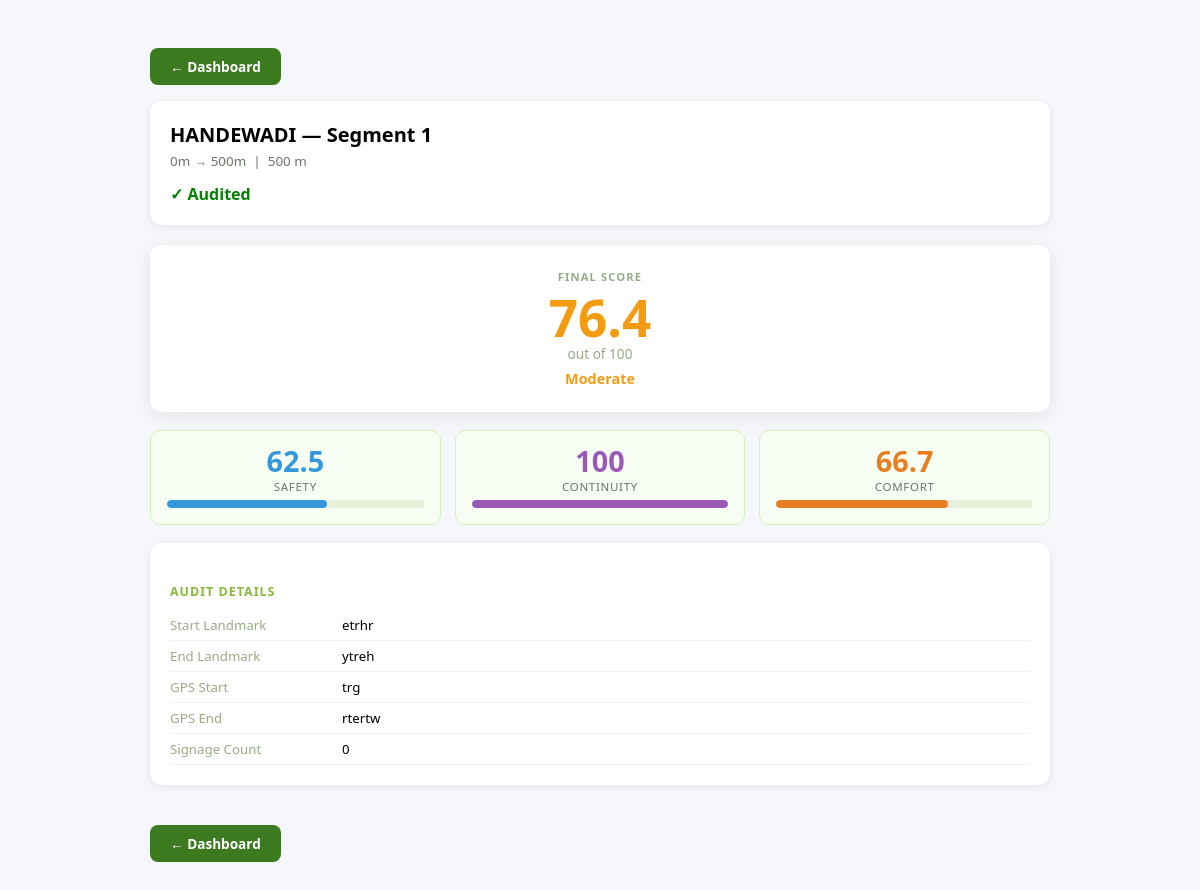
Page /pages/view.php?segment_id=3 (signed in) on the committed database.
### tables this page shows
CREATE TABLE IF NOT EXISTS `segment_audits` (
  `id` int(11) NOT NULL AUTO_INCREMENT,
  `public_id` varchar(20) NOT NULL DEFAULT '',
  `session_id` int(11) NOT NULL,
  `segment_id` int(11) NOT NULL,
  `surveyor_id` int(11) NOT NULL,
  `start_landmark` varchar(255) NOT NULL,
  `end_landmark` varchar(255) NOT NULL,
  `gps_start` varchar(100) NOT NULL,
  `gps_end` varchar(100) NOT NULL,
  `cycle_track_missing` enum('Yes','No') DEFAULT NULL,
  `missing_length` decimal(8,2) DEFAULT NULL,
  `cyclist_use` enum('Yes','No') DEFAULT NULL,
  `better_surface` enum('Cycle Track','Road') DEFAULT NULL,
  `surface_material` enum('Interlock Blocks','Concrete','Asphalt') DEFAULT NULL,
  `people_walking` enum('Yes','No') DEFAULT NULL,
  `signage_count` smallint(5) UNSIGNED NOT NULL DEFAULT 0,
  `shade` enum('Yes','No','Partial') DEFAULT NULL,
  `light_after_sunset` enum('Yes','No','Partial') DEFAULT NULL,
  `track_geometry` enum('Road Level','Footpath Level','Segregated from FP&R','NA') DEFAULT NULL,
  `buffer_zone` enum('Segregated','Buffer Zone','None','NA') DEFAULT NULL,
  `surface_issues` longtext DEFAULT NULL CHECK (json_valid(`surface_issues`)),
  `overhead_issues` longtext DEFAULT NULL CHECK (json_valid(`overhead_issues`)),
  `footpath_rating` longtext DEFAULT NULL CHECK (json_valid(`footpath_rating`)),
  `footpath_score` tinyint(3) UNSIGNED NOT NULL DEFAULT 0,
  `segment_width` decimal(6,2) DEFAULT NULL,
  `segment_length` decimal(8,2) DEFAULT NULL,
  `comments` text DEFAULT NULL,
  `created_at` datetime NOT NULL DEFAULT current_timestamp(),
  `updated_at` datetime NOT NULL DEFAULT current_timestamp() ON UPDATE current_timestamp(),
  PRIMARY KEY (`id`),
  UNIQUE KEY `uq_segment_audits_public_id` (`public_id`),
  KEY `idx_sa_session` (`session_id`),
  KEY `idx_sa_segment` (`segment_id`),
  KEY `idx_sa_surveyor` (`surveyor_id`)
);

CREATE TABLE IF NOT EXISTS `roads` (
  `id` int(11) NOT NULL AUTO_INCREMENT,
  `public_id` varchar(20) NOT NULL DEFAULT '',
  `creator_id` int(11) NOT NULL,
  `name` varchar(255) NOT NULL,
  `start_point` varchar(255) DEFAULT NULL,
  `end_point` varchar(255) DEFAULT NULL,
  `total_length` decimal(8,2) DEFAULT NULL,
  `gps_start` varchar(100) DEFAULT NULL,
  `gps_end` varchar(100) DEFAULT NULL,
  `segment_method` enum('auto','manual') NOT NULL DEFAULT 'auto',
  `segment_length` decimal(8,2) DEFAULT NULL,
  `created_at` datetime NOT NULL DEFAULT current_timestamp(),
  `updated_at` datetime NOT NULL DEFAULT current_timestamp() ON UPDATE current_timestamp(),
  PRIMARY KEY (`id`),
  UNIQUE KEY `uq_roads_public_id` (`public_id`),
  KEY `fk_roads_creator` (`creator_id`)
);

CREATE TABLE IF NOT EXISTS `segments` (
  `id` int(11) NOT NULL AUTO_INCREMENT,
  `public_id` varchar(20) NOT NULL DEFAULT '',
  `road_id` int(11) NOT NULL,
  `segment_number` smallint(5) UNSIGNED NOT NULL,
  `start_label` varchar(255) DEFAULT NULL,
  `end_label` varchar(255) DEFAULT NULL,
  `start_distance` decimal(8,2) NOT NULL DEFAULT 0.00,
  `end_distance` decimal(8,2) NOT NULL DEFAULT 0.00,
  `length` decimal(8,2) NOT NULL DEFAULT 0.00,
  `status` enum('pending','in_progress','completed') NOT NULL DEFAULT 'pending',
  `completed_at` datetime DEFAULT NULL,
  `created_at` datetime NOT NULL DEFAULT current_timestamp(),
  `updated_at` datetime NOT NULL DEFAULT current_timestamp() ON UPDATE current_timestamp(),
  PRIMARY KEY (`id`),
  UNIQUE KEY `uq_segments_public_id` (`public_id`),
  UNIQUE KEY `uq_segments_road_num` (`road_id`,`segment_number`),
  KEY `idx_segments_road` (`road_id`),
  KEY `idx_segments_status` (`status`)
);

### services/ScoreService.php (called while the page is built, shortened)
<?php
function calculateSegmentScore(int $segmentAuditId, PDO $pdo): array
{
    $stmtAudit = $pdo->prepare(
        'SELECT buffer_zone, light_after_sunset, shade, surface_material
         FROM   segment_audits
         WHERE  id = ?
         LIMIT  1'
    );
    $stmtAudit->execute([$segmentAuditId]);
    $audit = $stmtAudit->fetch(PDO::FETCH_ASSOC);
    $stmtObs = $pdo->prepare(
        'SELECT COALESCE(SUM(partial_obstructions), 0) AS partial,
                COALESCE(SUM(total_obstructions),   0) AS total,
                COALESCE(SUM(cyclist_slowed),        0) AS slowed
         FROM   obstructions
         WHERE  audit_id = ?'
    );
    $stmtObs->execute([$segmentAuditId]);
    $obs = $stmtObs->fetch(PDO::FETCH_ASSOC);
    $partial = (float)$obs['partial'];
    $totalO  = (float)$obs['total'];
    $slowed  = (float)$obs['slowed'];
    $stmtInt = $pdo->prepare(
        'SELECT off_ramp, on_ramp, markings, signage
         FROM   intersections
         WHERE  audit_id = ?'
    );
    $stmtInt->execute([$segmentAuditId]);
    $intersections = $stmtInt->fetchAll(PDO::FETCH_ASSOC);
    $noRampCount = 0;
    $noSignCount = 0;
    $bufferPenalty = match($audit['buffer_zone'] ?? null) {
        'Segregated', 'Buffer Zone' => 0.0,
        'NA'                        => 0.0,
        'None'                      => 100.0,
        default                     => 50.0,
    };
    $lightPenalty = match($audit['light_after_sunset'] ?? null) {
        'Yes'     => 0.0,
        'Partial' => 50.0,
        default   => 100.0,
    };
    $rampSafetyPenalty = match (true) {
        $noRampCount === 0 => 0.0,
        $noRampCount === 1 => 50.0,
        $noRampCount <= 3  => 75.0,
        default            => 100.0,
    };
    $partialPenalty = match (true) {
        $partial < 5   => 0.0,
        $partial <= 10 => 50.0,
        default        => 100.0,
    };
    $safetyPenalty = ($bufferPenalty + $lightPenalty + $rampSafetyPenalty + $partialPenalty) / 4.0;
    $rampContPenalty = match (true) {
        $noRampCount === 0 => 0.0,
        $noRampCount >= 5  => 100.0,
        $noRampCount >= 3  => 50.0,
        default            => 25.0,
    };
    $signPenalty = match (true) {
        $noSignCount === 0 => 0.0,
        $noSignCount === 1 => 50.0,
        $noSignCount <= 3  => 75.0,
        default            => 100.0,
    };
    $totalObsPenalty = match (true) {
        $totalO < 5   => 0.0,
        $totalO <= 10 => 50.0,
        default       => 100.0,
    };
    $continuityPenalty = ($rampContPenalty + $signPenalty + $totalObsPenalty) / 3.0;
    $surfacePenalty = ($audit['surface_material'] === 'Interlock Blocks') ? 100.0 : 0.0;
    $slowedPenalty = match (true) {
        $slowed < 5   => 0.0,
        $slowed <= 10 => 50.0,
        $slowed <= 20 => 75.0,
        default       => 100.0,
    };
    $shadePenalty = match($audit['shade'] ?? null) {
        'Yes'     => 0.0,
        'Partial' => 50.0,
        default   => 100.0,
    };
    $comfortPenalty = ($surfacePenalty + $slowedPenalty + $shadePenalty) / 3.0;
    $avgPenalty = ($safetyPenalty + $continuityPenalty + $comfortPenalty) / 3.0;
    $finalScore = round(100.0 - $avgPenalty, 1);
    $rating = match (true) {
        $finalScore >= SCORE_GOOD     => 'Good',
        $finalScore >= SCORE_MODERATE => 'Moderate',
        default                       => 'Poor',
    };
    return [
        'safety_penalty'     => round($safetyPenalty,     1),
        'continuity_penalty' => round($continuityPenalty, 1),
        'comfort_penalty'    => round($comfortPenalty,    1),
        'safety_score'       => round(100.0 - $safetyPenalty,     1),
        'continuity_score'   => round(100.0 - $continuityPenalty, 1),
        'comfort_score'      => round(100.0 - $comfortPenalty,    1),
        'final'  => $finalScore,
        'rating' => $rating,
    ];
}
function ratingColour(string $rating): string
{
    return match ($rating) {
        'Good'     => '#27ae60',
        'Moderate' => '#f39c12',
        default    => '#e74c3c',
    };
}

### pages/view.php (the view, shortened to what this page needs)
<?php
require_once __DIR__ . '/../config/db.php';
require_once __DIR__ . '/../services/ScoreService.php';
$segmentId = isset($_GET['segment_id']) ? (int)$_GET['segment_id'] : 0;
$stmt = $pdo->prepare(
    'SELECT sa.*, s.length AS seg_length, s.segment_number,
            s.start_label, s.end_label, r.name AS road_name
     FROM   segment_audits sa
     JOIN   segments s ON s.id = sa.segment_id
     JOIN   roads    r ON r.id = s.road_id
     WHERE  sa.segment_id = ?
     ORDER  BY sa.id DESC LIMIT 1'
);
$stmt->execute([$segmentId]);
$row = $stmt->fetch(PDO::FETCH_ASSOC);
$auditId = (int)$row['id'];
$score   = calculateSegmentScore($auditId, $pdo);
$colour  = ratingColour($score['rating']);
?>
<!DOCTYPE html>
<html lang="en">
<head>
<link rel="stylesheet" href="../css/view.css">
<link rel="stylesheet" href="../css/view-inline.css">
</head>
<body>
<div class="container">
  <a href="dashboard.php" class="back-btn">← Dashboard</a>
  <div class="card" style="margin-top:16px">
    <div class="title">
      <?= htmlspecialchars($row['road_name']) ?> — Segment <?= (int)$row['segment_number'] ?>
    </div>
    <p style="font-size:.84rem;color:#6b7566;margin-top:4px">
      <?= htmlspecialchars($row['start_label'] ?? '') ?> →
      <?= htmlspecialchars($row['end_label']   ?? '') ?>
      &nbsp;|&nbsp; <?= (float)$row['seg_length'] ?> m
    </p>
    <div class="status completed">✓ Audited</div>
  </div>
  <div class="final-box">
    <div style="font-size:.7rem;font-weight:700;letter-spacing:.1em;text-transform:uppercase;color:#9aaa88;margin-bottom:8px">Final Score</div>
    <div class="final-num" style="color:<?= $colour ?>"><?= $score['final'] ?></div>
    <div style="font-size:.85rem;color:#9aaa88">out of 100</div>
    <div style="font-size:.9rem;font-weight:700;margin-top:6px;color:<?= $colour ?>"><?= $score['rating'] ?></div>
  </div>
  <div class="score-grid">
    <?php foreach ([
      ['Safety',     $score['safety_score'],     '#3498db'],
      ['Continuity', $score['continuity_score'], '#9b59b6'],
      ['Comfort',    $score['comfort_score'],    '#e67e22'],
    ] as [$lbl, $val, $col]): ?>
    <div class="score-box">
      <div class="val" style="color:<?= $col ?>"><?= $val ?></div>
      <div class="lbl"><?= $lbl ?></div>
      <div class="prog-bar-wrap">
        <div class="prog-bar-fill" style="width:<?= $val ?>%;background:<?= $col ?>"></div>
      </div>
    </div>
    <?php endforeach; ?>
  </div>
  <div class="card">
    <div class="section-title">Audit Details</div>
    <?php
    $details = [
      'Start Landmark'      => $row['start_landmark'],
      'End Landmark'        => $row['end_landmark'],
      'GPS Start'           => $row['gps_start'],
      'GPS End'             => $row['gps_end'],
      'Cycle Track Missing' => $row['cycle_track_missing'],
      'Missing Length'      => $row['missing_length'] ? $row['missing_length'].' m' : null,
      'Cyclist Can Use'     => $row['cyclist_use'],
      'Better Surface'      => $row['better_surface'],
      'Surface Material'    => $row['surface_material'],
      'People Walking'      => $row['people_walking'],
      'Signage Count'       => $row['signage_count'],
      'Shade'               => $row['shade'],
      'Light After Sunset'  => $row['light_after_sunset'],
      'Track Geometry'      => $row['track_geometry'],
      'Buffer Zone'         => $row['buffer_zone'],
      'Segment Width'       => $row['segment_width']  ? $row['segment_width'].' m'  : null,
      'Segment Length'      => $row['segment_length'] ? $row['segment_length'].' m' : null,
    ];
    foreach ($details as $k => $v):
      if ($v === null || $v === '') continue; ?>
    <div class="detail-row">
      <span class="detail-key"><?= $k ?></span>
      <span style="font-weight:500"><?= htmlspecialchars((string)$v) ?></span>
    </div>
    <?php endforeach; ?>
  </div>
  <a href="dashboard.php" class="back-btn">← Dashboard</a>
</div>
</body>
</html>

### css/view.css (style rules this page uses)
body { font-family: 'Segoe UI', sans-serif; background: #f5f7fa; }
.container { max-width: 900px; margin: auto; padding: 20px; }
.card { background: white; border-radius: 12px; padding: 20px; margin-bottom: 20px; box-shadow: 0 2px 8px rgba(0,0,0,0.08); }
.title { font-size: 20px; font-weight: bold; }
.status { font-weight: bold; }
.completed { color: green; }

### css/view-inline.css (style rules this page uses)
.score-grid { display:grid;grid-template-columns:repeat(3,1fr);gap:14px;margin:18px 0 }
.score-box { background:#f8fdf3;border:1px solid #d4edbb;border-radius:10px;padding:16px;text-align:center }
.score-box .val { font-size:1.8rem;font-weight:800;line-height:1 }
.score-box .lbl { font-size:.72rem;color:#6b7566;margin-top:4px;text-transform:uppercase;letter-spacing:.06em }
.final-box { background:#fff;border-radius:12px;padding:24px;text-align:center; box-shadow:0 4px 20px rgba(0,0,0,.08);margin:18px 0 }
.final-num { font-size:3.2rem;font-weight:800;line-height:1 }
.back-btn { display:inline-flex;align-items:center;gap:6px;margin-top:20px; background:#3d7a1f;color:#fff;padding:9px 20px;border-radius:8px; text-decoration:none;font-weight:700;font-size:.85rem }
.prog-bar-wrap { height:8px;background:#e8f0da;border-radius:99px;overflow:hidden;margin-top:6px }
.prog-bar-fill { height:100%;border-radius:99px }
.section-title { font-size:.78rem;font-weight:700;letter-spacing:.08em; text-transform:uppercase;color:#86B93B;margin:20px 0 10px }
.detail-row { display:flex;gap:12px;padding:6px 0;border-bottom:1px solid #f0f4e8;font-size:.83rem }
.detail-key { color:#9aaa88;min-width:160px }

### rows in the picture
segment_audits: roads.name "HANDEWADI", segment.segment_number "1", segment.start_label "0m", segment.end_label "500m", segment.length "500", start_landmark "etrhr", end_landmark "ytreh", gps_start "trg", gps_end "rtertw"

### other values in the picture
$score['final'] "76.4"
$score['rating'] "Moderate"
$val "62.5"
$lbl "SAFETY"
$val "100"
$lbl "CONTINUITY"
$val "66.7"
$lbl "COMFORT"
$k "Start Landmark"
$k "End Landmark"
$k "GPS Start"
$k "GPS End"
$k "Signage Count"
$v "0"
